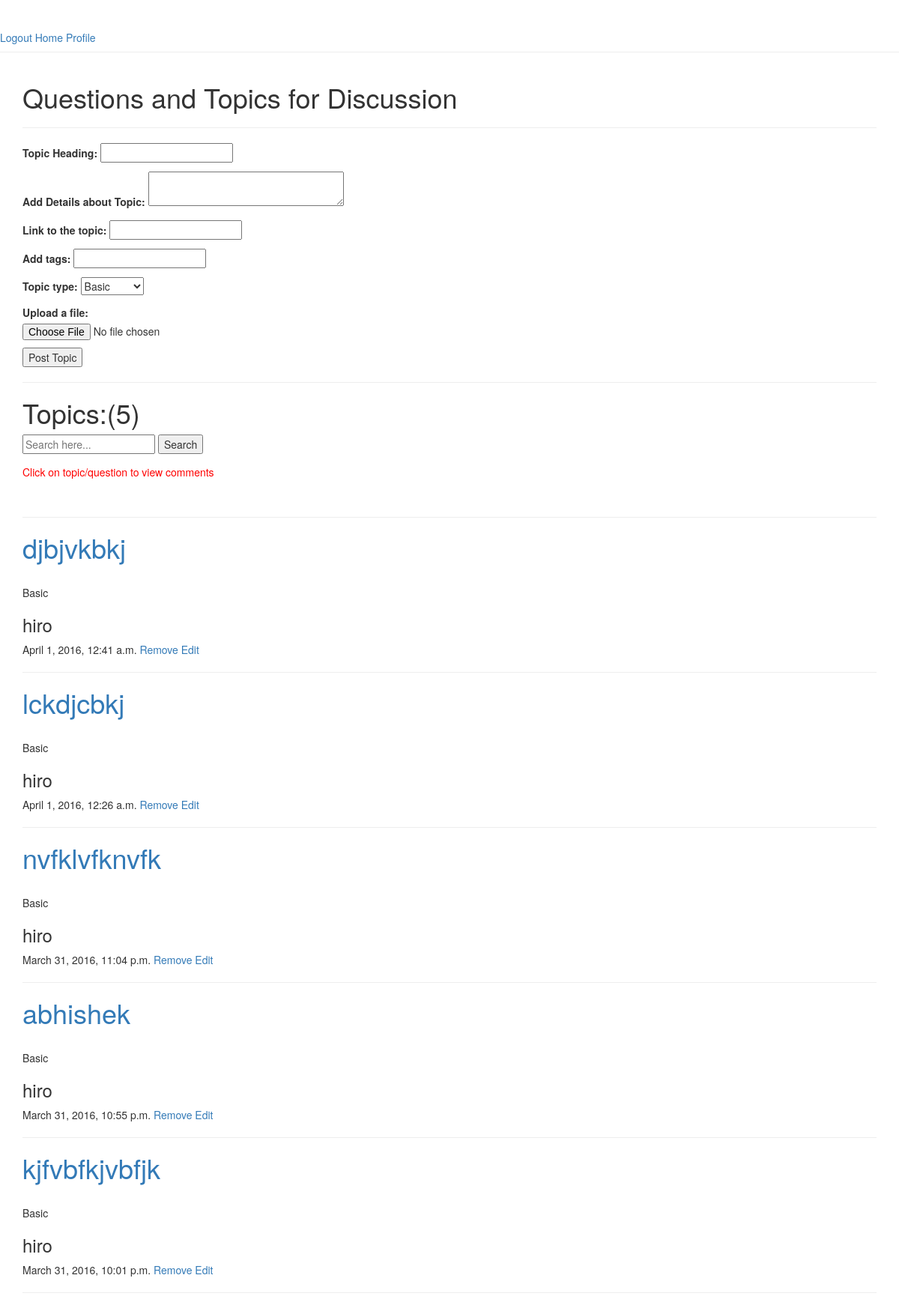
/codehub/topic/ (signed in), run on an earlier commit of the app's database.
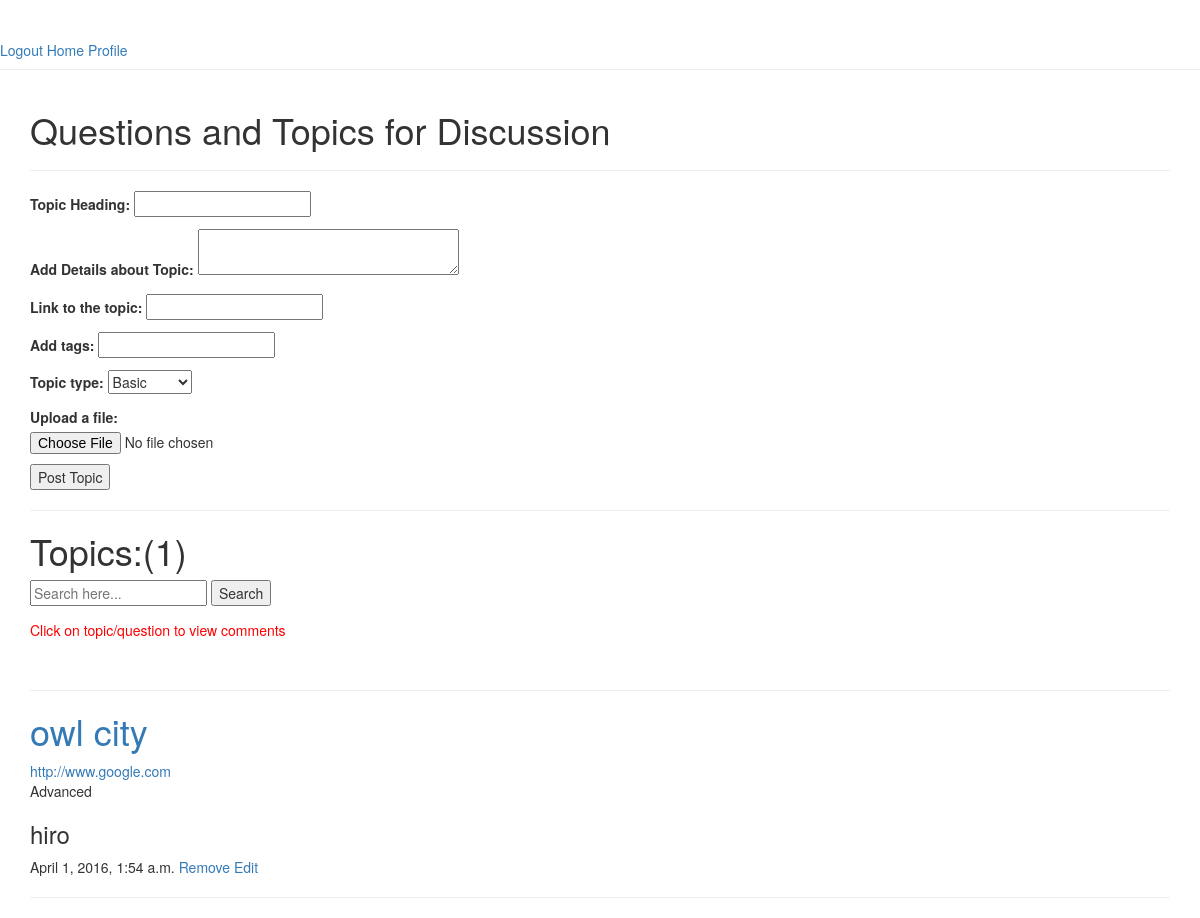
And on a later commit of the database.
### app/models.py (models this page shows, shortened)
class CodehubTopicModel(models.Model):
    user = models.ForeignKey(User)
    topic_heading = models.CharField(max_length = 100)
    topic_detail = models.CharField(max_length = 200)
    topic_link = models.CharField(max_length = 100 )
    tags = models.CharField(max_length = 50)
    timeStamp = models.DateTimeField()
    topic_type = models.CharField(max_length = 10)
    file = models.FileField(upload_to = 'uploads/')

### app/views.py (the view)
    def wrapper(request,*args,**kwargs):
        if not request.user.is_authenticated():
            return redirect('login_view')
        return func(request,*args,**kwargs)

### app/forms.py
class CodehubTopicForm(forms.ModelForm):
    CHOICES = (('Basic', 'Basic'),('Advanced', 'Advanced'),)
    topic_heading = forms.CharField(label = 'Topic Heading',max_length = 100)
    topic_detail = forms.CharField(label = 'Add Details about Topic',widget = forms.Textarea(attrs = {'rows':'2','cols':'32'}),max_length = 200)
    topic_link = forms.URLField(label = 'Link to the topic',max_length = 100,required = False)
    tags = forms.CharField(label = 'Add tags',max_length = 100,required = True)
    topic_type = forms.ChoiceField(choices = CHOICES,required = True)
    file = forms.FileField(label = 'Upload a file:',required=False)
    class Meta:
        model = CodehubTopicModel
        fields = ['topic_heading','topic_detail','topic_link','tags','topic_type','file']

### app/views.py (called while the page is built)
def loginRequired(func):
    def wrapper(request,*args,**kwargs):
        if not request.user.is_authenticated():
            return redirect('login_view')
        return func(request,*args,**kwargs)
    return wrapper

### app/templates/codehub/topic.html (shortened to what this page needs)
{% extends 'base.html' %}
{% block content %}
<h1>Questions and Topics for Discussion</h1>
<hr/>
<form method="post" enctype="multipart/form-data">
{{ form.as_p }}
<input type='submit' name='submitTopic' value= 'Post Topic'/>
</form>
<hr/>
<h1>Topics:<span>(</span>{{ topics.count }}<span>)</span></h1>
<form method='post' action = '/codehub/topic/search_topic/'>
<input type='text' name = 'search_str' placeholder = 'Search here...'/>
<input type='submit' name='seachTopic' value = 'Search'/>
</form>
<p style='color:red'>Click on topic/question to view comments</p><br/>
<hr/>
<div id = 'topicDisplaySec'>
{% for topic in topics %}
    <h1><a href = "{% url 'comment_on_topic' topic.id %}">{{ topic.topic_heading }}</a></h1>
    <a href = "{{ topic.topic_link }}">{{ topic.topic_link }}</a><br/>
      {{ topic.topic_type }}
    <h3>{{ topic.user.username }}</h3>
      {{ topic.timeStamp }}
    {% if topic.user.username == user.username %}
    <a href = "{% url 'remove_topic' topic.id %}">Remove</a>
    <a href = "{% url 'edit_topic' topic.id %}">Edit
    {% endif %}
    <hr/>
{% endfor %}
{% endblock %}

What changed in the data, as far as the page shows it:
removed CodehubTopicModel: topic_heading "djbjvkbkj", topic_type "Basic", user.username "hiro", timeStamp "April 1, 2016, 12:41 a.m.", shows "Remove"
removed CodehubTopicModel: topic_heading "lckdjcbkj", topic_type "Basic", user.username "hiro", timeStamp "April 1, 2016, 12:26 a.m.", shows "Remove"
removed CodehubTopicModel: topic_heading "nvfklvfknvfk", topic_type "Basic", user.username "hiro", timeStamp "March 31, 2016, 11:04 p.m.", shows "Remove"
removed CodehubTopicModel: topic_heading "abhishek", topic_type "Basic", user.username "hiro", timeStamp "March 31, 2016, 10:55 p.m.", shows "Remove"
removed CodehubTopicModel: topic_heading "kjfvbfkjvbfjk", topic_type "Basic", user.username "hiro", timeStamp "March 31, 2016, 10:01 p.m.", shows "Remove"
added CodehubTopicModel: topic_heading "owl city", topic_link "http://www.google.com", topic_type "Advanced", user.username "hiro", timeStamp "April 1, 2016, 1:54 a.m.", shows "Remove"
Also different on the page:
{{ topics.count }}: "5" → "1"
